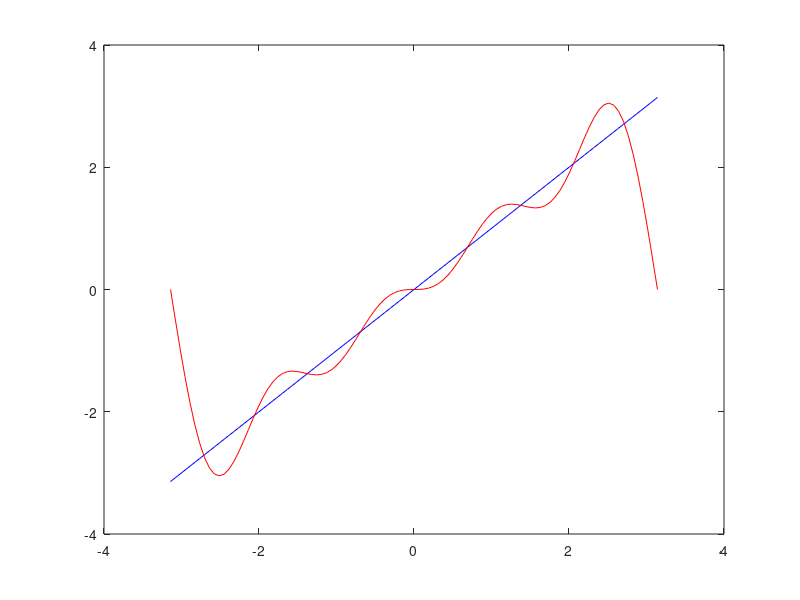

The MATLAB source for this figure:
clc
clear all

f=@(x,y) x; #FUNCAO PARA APROXIMAR
L=pi;
n=4;   #NUMERO DE FUNCOES G(x)
m=100; #PARTES DA INTEGRAL

xi=-L;
xf=L;
h=(xf-xi)/m;

#DEFININDO OS X(i) 
X(1)=xi;
for i=1:m
  X(i+1)=X(1)+i*h;
endfor

#PARTE DO COSSENO
for i=1:n+1
  for j=1:m+1
   G(i,j)=cos(((i-1)*pi*X(j))/L);
  endfor
endfor

#PARTE DO SENO
for i=1:n
  for j=1:m+1
   #i+n+1 => metade pra frente 
   G(i+n+1,j)=sin((i*pi*X(j))/L);
  endfor
endfor

#INTEGRANDO A PRIMEIRA PARTE PELA REGRA DOS TRAPEZIOS (Matriz A)
for i=1:2*n+1
  for j=1:2*n+1
    A(i,j) = ((G(i,1)*G(j,1))+(G(i,m+1)*G(j,m+1)))/2;
    for k=2:m
      A(i,j) += G(i,k)*G(j,k);
    endfor
    A(i,j) *= h;
  endfor
endfor

#INTEGRANDO A SEGUNDA PARTE PELA REGRA DOS TRAPEZIOS (Vetor B)
for i=1:2*n+1
  B(i) = ((f(X(1))*G(i,1))+(f(X(m+1))*G(i,m+1)))/2;
  for j=2:m
    B(i) += G(i,j)*f(X(j));
  endfor
  B(i) *= h;
endfor

#MOSTRANDO AS MATRIZES A e B
A
B

#RESOLVENDO O SISTEMA LINEAR
C = A\B'
for i=1:m+1
  y(i)=0;
  for j=1:2*n+1
    y(i) += C(j)*G(j,i);
  endfor
endfor

#PLOTANDO O GRAFICO
plot(X,f(X),'b',X,y,'r');